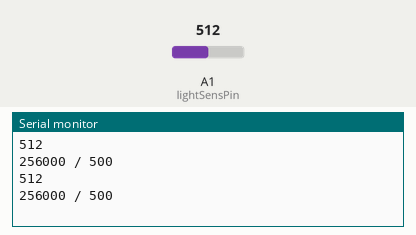
This sketch was run on a simulated Arduino Uno, built with avr-gcc and run on an emulated ATmega328P. Parts: the last lines printed to the serial monitor. The inputs (shaded band) are chosen by the test bench; at power-on: A1 (lightSensPin) = 512.

Above: at 1.2 s.
1.3 s: A1 (lightSensPin) set to 716
At 2.1 s:
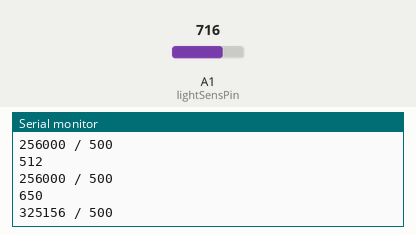
2.8 s: A1 (lightSensPin) set to 900
At 3.3 s:
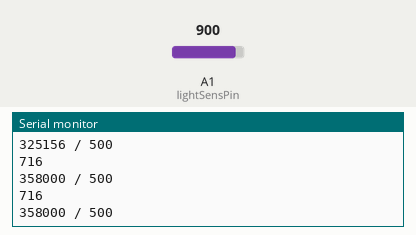
Timing chart, 0 to 5.8 s (numbered marks = the images above; inputs shaded):
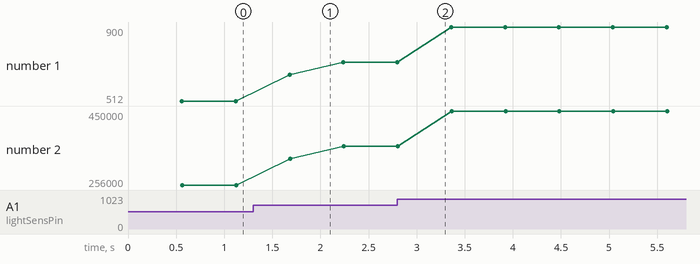

The sketch:

Light_Sensor.ino
```cpp
const int lightSensPin = A1;

int lightSensVal = 0;
int lightCount = 0;
long totalLight = 0;

void setup() {
  // put your setup code here, to run once:
  Serial.begin(9600);


  while(!Serial) {

  }

}


void loop() {
  // put your main code here, to run repeatedly:
  lightSensVal = analogRead(lightSensPin);

  totalLight += lightSensVal;
  lightCount++;


  if(lightCount==500) {
    Serial.println(totalLight/lightCount);
    String someString = String(totalLight) + " / " + String(lightCount) + "\n";
    Serial.println(someString);
    totalLight = 0;
    lightCount = 0;
  }

  delay(1);
}
```

Measured:
- after the input at 1.3 s, the serial monitor: prints a new line after 0.38 s (image 1)
- plotted number 1: 512 → 716 after the input at 1.3 s, 716 → 900 after the input at 2.8 s
- plotted number 2: 256000 → 358000 after the input at 1.3 s, 358000 → 450000 after the input at 2.8 s
